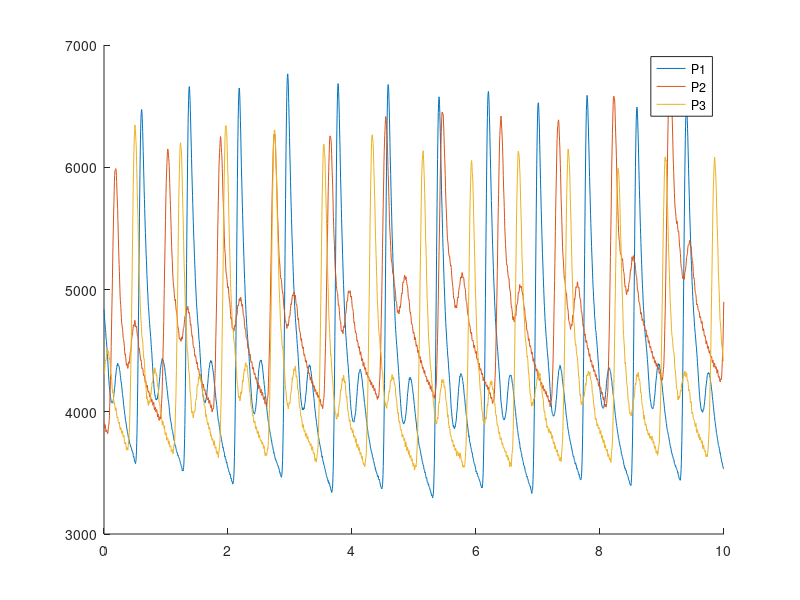

Here is the MATLAB script that generated this plot: (Note: this script raises an error after producing the figure.)
%% Lena Castel-Wohnlich and Wolfgang Fuchs present: 
% Determination of ejection duration and flow model using pressure curves

%% Load Data, define important variables
clear;
load("Project3_02_Data.mat");
fs=250;                             %Sampling f; all freq in Hz
L= length(struct(1).pressure);      %Luckily all measurments of equal L


%% Visualize data
% Plot data
figure; hold on 
t= (0:L-1) *1/fs;
plot(t,struct(1).pressure,t,struct(2).pressure,t,struct(3).pressure)
legend("P1","P2","P3")

% Plot spectra
[P1,f1]=calculateSpectrum(fft(struct(1).pressure),fs);
[P2,f2]=calculateSpectrum(fft(struct(2).pressure),fs);
[P3,f3]=calculateSpectrum(fft(struct(3).pressure),fs);
figure; hold on
subplot(3,1,1); semilogy(f1,P1); title("FFT of Signal #1"); xlabel("Frequency [Hz]")
subplot(3,1,2); semilogy(f2,P2); title("FFT of Signal #2"); xlabel("Frequency [Hz]")
subplot(3,1,3); semilogy(f3,P3); title("FFT of Signal #3"); xlabel("Frequency [Hz]")

%% Filter 
% FFT suggests signal below and noise above 20Hz; 60Hz peak= powerline noise; 
% What is the 40Hz peak ?? Signal or noise? 40Hz noise?
% Filter toolbox: Creation of Lowpass with fc =30
% -> IIR filter with minimum order selcted (eliptic window)
f_c_L=30;

x1=filtfilt(IIR_Lowpass(f_c_L).sosMatrix, IIR_Lowpass(f_c_L).ScaleValues,struct(1).pressure);
x2=filtfilt(IIR_Lowpass(f_c_L).sosMatrix, IIR_Lowpass(f_c_L).ScaleValues,struct(2).pressure);
x3=filtfilt(IIR_Lowpass(f_c_L).sosMatrix, IIR_Lowpass(f_c_L).ScaleValues,struct(3).pressure);
figure; hold on
subplot(3,1,1);plot(t,struct(1).pressure,t,x1)
subplot(3,1,2);plot(t,struct(2).pressure,t,x2)
subplot(3,1,3);plot(t,struct(3).pressure,t,x3)


